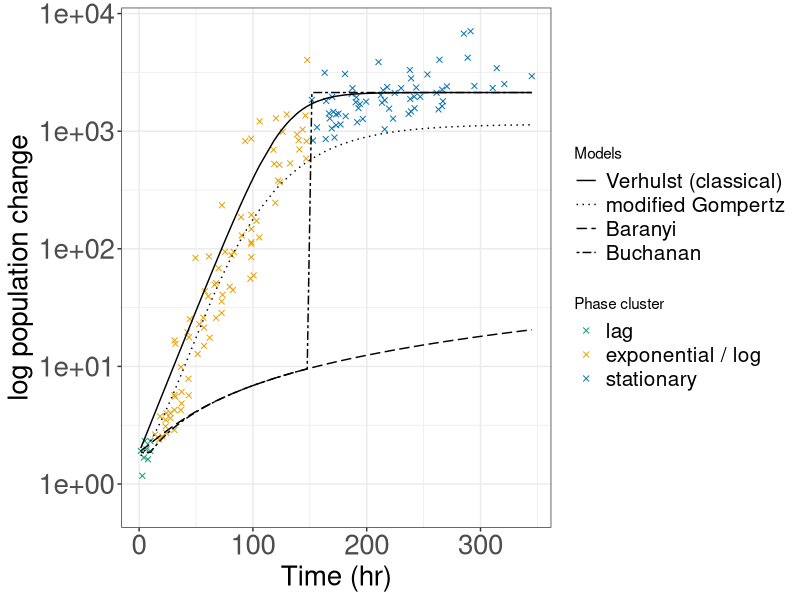

Generate this figure with R:
#!/bin/env Rscript

# Author: PokMan Ho pok.ho19@imperial.ac.uk
# Script: Logistic_2.R
# Desc: data analysis and results export for `LogisticGrowthMetaData.csv`
# Input: ```Rscript Logistic_2.R```
# Output: result output in `results` subdirectory
# Arguments: 0
# Date: Oct 2019

# setwd("/Volumes/HPM-000/Academic/Masters/ICL_CMEE/00_course/CMEECourseWork_pmH/MiniProject/code/")

## lib
library(ggplot2)
library(reshape2)
library(scales) ## rescale ggplot without eliminate bars

## colouring
cbbPalette <- c("#000000", "#E69F00", "#56B4E9", "#009E73", "#F0E442", "#0072B2", "#D55E00", "#CC79A7", "#e79f00", "#9ad0f3", "#F0E442", "#999999", "#cccccc", "#6633ff", "#00FFCC", "#0066cc")

## raw
a.0<-read.csv("../data/Log_data.csv",header = T)
a.1<-read.table("../data/Log_Metadata.txt", sep = "\t", header = F, stringsAsFactors = F, blank.lines.skip = T)

## variable
r.m<-(max(a.0[which(a.0$cluster==2),2])-min(a.0[which(a.0$cluster==2),2])) / (max(a.0[which(a.0$cluster==2),3])-min(a.0[which(a.0$cluster==2),3]))
r.b<-max(a.0[which(a.0$cluster==2),2])-r.m*max(a.0[which(a.0$cluster==2),3])
r.x<--r.b/r.m

## functions & calculations
func_log0<-function(N0=as.numeric(a.1[19,2]),
                    K=as.numeric(a.1[21,2]),
                    r=r.m, t){
  Nt=N0*K*exp(r*t)/(K+N0*(exp(r*t)-1))
  return(Nt)}
a.0$log0<-func_log0(t=a.0$Time.hr)

func_gom<-function(N0=as.numeric(a.1[19,2]),
                   K=as.numeric(a.1[21,2]),
                   r=r.m, t,
                   ld=r.x){
  A=log(K/N0)
  Nt=exp(A*exp(-exp(r*exp(1)/A*(ld-t)+1)))
  return(Nt)}
a.0$gom<-func_gom(t=a.0$Time.hr)

func_bar<-function(N0=as.numeric(a.1[19,2]),
                   K=as.numeric(a.1[21,2]),
                   r=r.m, t,
                   tlag=max(a.0[which(a.0$cluster==1),3])){
  h0=1/(exp(tlag*r)-1)
  At=t+1/r*log((exp(-r*t)+h0)/(1+h0))
  Nt=N0+r*At-log(1+(exp(r*At)-1)/exp(K-N0))
  return(Nt)}
a.0$bar<-func_bar(t=a.0$Time.hr)

func_buc<-function(N0=as.numeric(a.1[19,2]),
                   K=as.numeric(a.1[21,2]),
                   r=r.m, t,
                   tlag=max(a.0[which(a.0$cluster==1),3]),
                   cst=as.numeric(a.0$cluster)){
  a.010=(cst-1)%%2 ## make only log phase valid in growth rate
  a.001=ceiling(cst%%2.5%%1) ## make only final phase valid
  # a.011=floor((cst%%1.5+1)%%2) ## make only non-lag phase valid
  Nt=N0+a.001*(K-N0)+a.010*r*(t-tlag)
  return(Nt)}
a.0$buc<-func_buc(t=a.0$Time.hr)

## melt for plot
a.2<-melt(a.0[,-c(1,2,4,5)],id="Time.hr",variable.name = "model",value.name = "ExpPop")

## graph
pdf("../results/Log_data.pdf", width = 13)
ggplot()+theme_bw()+
  theme(axis.title = element_text(size = 20),
        axis.text = element_text(size = 20),
        legend.text = element_text(size = 15))+
  geom_point(aes(x=a.0$Time.hr, y=abs(a.0$Popn_Change), colour=as.factor(a.0$cluster)),shape=4)+
  geom_line(aes(x=a.2$Time.hr, y=a.2$ExpPop, linetype=a.2$model))+
  scale_colour_manual(name="Phase cluster",values = cbbPalette[c(4,2,6)], labels=c("lag","exponential / log","stationary"))+
  scale_linetype_manual(name="Models", values = c(1,3,5,6), labels=c("Verhulst (classical)","modified Gompertz","Baranyi","Buchanan"))+
  scale_y_continuous(labels = scientific,trans = "log10",limits = c(min(abs(a.0$Popn_Change)-.5),max(abs(a.0$Popn_Change))+.5),oob = rescale_none)+ ## <https://stackoverflow.com/questions/10365167/geom-bar-bars-not-displaying-when-specifying-ylim>
  xlab("Time (hr)")+ylab("log population change")
dev.off()
